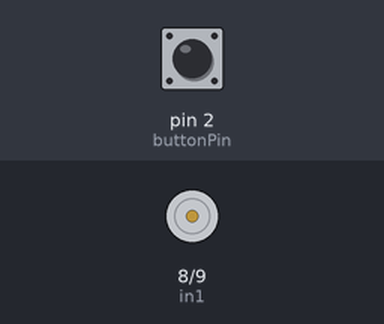
The sketch below on a simulated Arduino Uno, built with avr-gcc and run on an emulated ATmega328P. On the bench: motor-driver pin pairs drawn as motors (green arrow = first pin HIGH = forward, orange = second pin HIGH = backward, longer = more drive, scaled by the enable pin). The inputs (shaded band) are chosen by the test bench; at power-on: pin 2 (buttonPin) HIGH. What the sketch prints to the serial monitor is not drawn.

Above: at 1.2 s.
1.3 s: pin 2 (buttonPin) pulled LOW for 0.15 s
At 1.7 s:
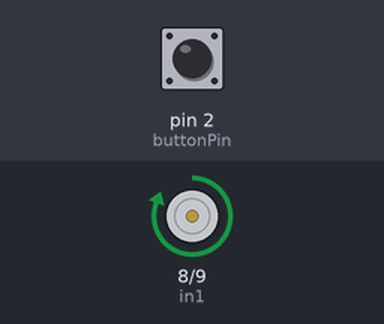
Timing chart, 0 to 4.3 s (numbered marks = the images above; inputs shaded):
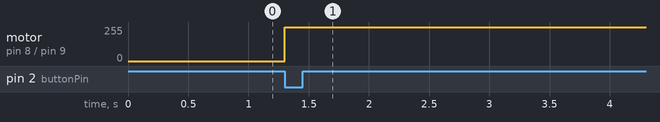

The sketch:

arduino_script.ino
```cpp
const int buttonPin = 2;
const int in1 = 8;
const int in2 = 9;
const int ena = 10;

int lastButtonState = HIGH;
bool goingForward = true;

// Time to move 30cm at 5.7mm/s ≈ 53 seconds
// Set to 57 seconds as actuaotor is not very accurate
const unsigned long travelDurationMs = 57000;

void setup() {
  Serial.begin(9600);
  pinMode(buttonPin, INPUT_PULLUP);  // Using internal pull-up
  pinMode(in1, OUTPUT);
  pinMode(in2, OUTPUT);
  pinMode(ena, OUTPUT);

  // Ensure motor is stopped
  digitalWrite(in1, LOW);
  digitalWrite(in2, LOW);
  analogWrite(ena, 0);

  Serial.println("🔘 Ready. Press button to move actuator.");
}

void loop() {
  int currentState = digitalRead(buttonPin);

  if (currentState == LOW && lastButtonState == HIGH) {
    if (goingForward) {
      Serial.println("⬆️ Moving forward 30cm...");
      Serial.println("START");  // Signal Python to start recording (optional)
      digitalWrite(in1, HIGH);
      digitalWrite(in2, LOW);
    } else {
      Serial.println("⬇️ Returning (reverse) 30cm...");
      digitalWrite(in1, LOW);
      digitalWrite(in2, HIGH);
    }

    analogWrite(ena, 255);             // Full speed
    delay(travelDurationMs);           // ~53 seconds
    analogWrite(ena, 0);               // Stop motor
    digitalWrite(in1, LOW);
    digitalWrite(in2, LOW);

    Serial.println("🛑 Motion complete.");
    goingForward = !goingForward;      // Toggle direction
  }

  lastButtonState = currentState;
}


// BUTTON PRESS TESTING
// This is a simple button press example to demonstrate the button functionality.

// const int buttonPin = 2;
// int lastButtonState = HIGH;

// void setup() {
//   Serial.begin(9600);
//   pinMode(buttonPin, INPUT_PULLUP);  // Enable internal pull-up resistor
//   Serial.println("🔘 Waiting for button press...");
// }

// void loop() {
//   int currentState = digitalRead(buttonPin);

//   if (currentState == LOW && lastButtonState == HIGH) {
//     Serial.println("✅ Button Pressed");
//     delay(50);  // Simple debounce
//   }

//   lastButtonState = currentState;
// }

// RESET ACTUATOR
// const int in1 = 8;
// const int in2 = 9;
// const int ena = 10;

// void setup() {
//   pinMode(in1, OUTPUT);
//   pinMode(in2, OUTPUT);
//   pinMode(ena, OUTPUT);

//   // Run in reverse (retract)
//   digitalWrite(in1, LOW);
//   digitalWrite(in2, HIGH);
//   analogWrite(ena, 255);
// }

// void loop() {
//   // nothing — let it run continuously
// }
```

Measured:
- after the input at 1.3 s, motor on pin 8 (in1) / pin 9 (in2): stopped → forward 255/255 at once
